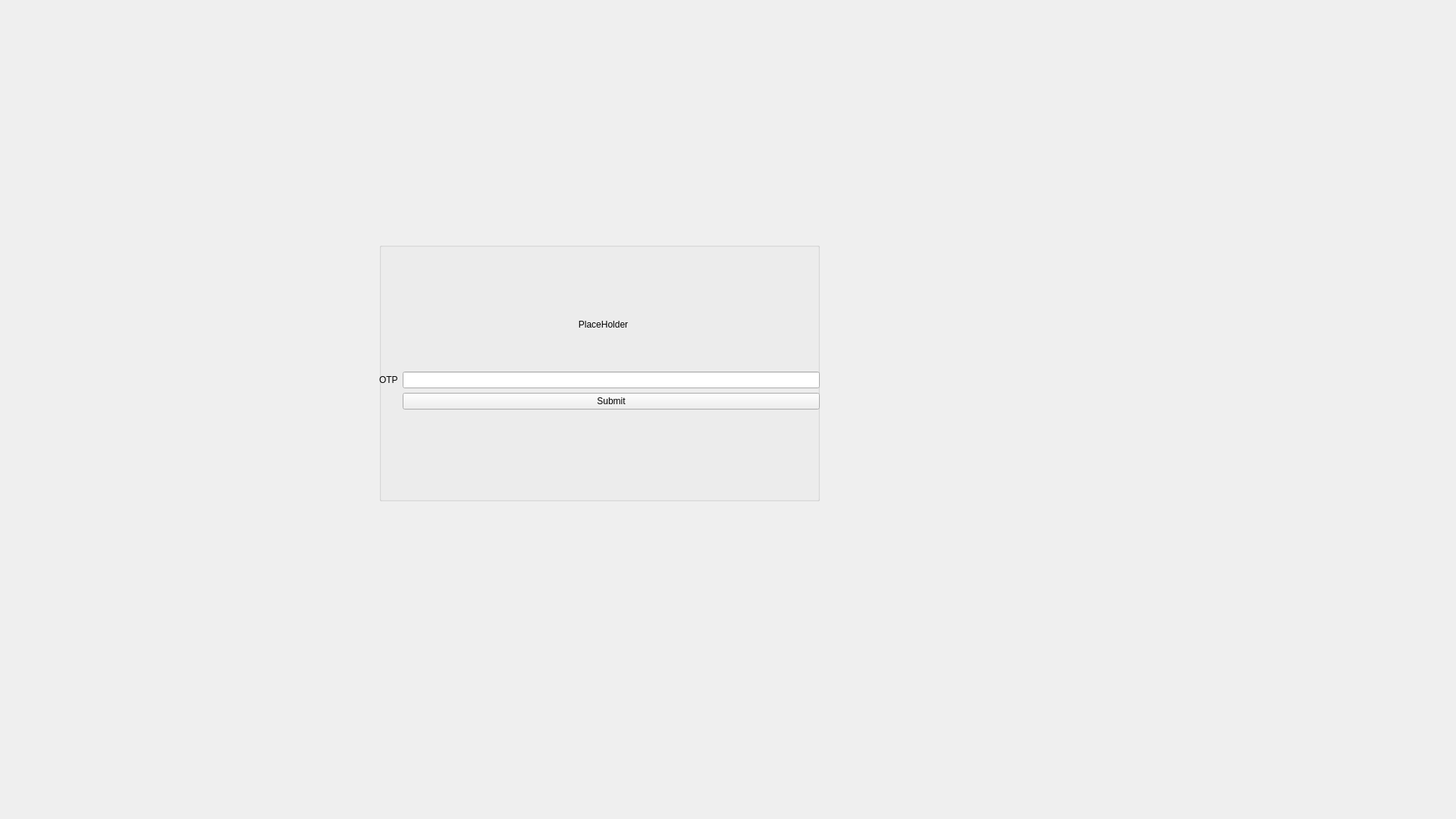
<?xml version="1.0" encoding="UTF-8"?>
<ui version="4.0">
 <class>OTP</class>
 <widget class="QWidget" name="OTP">
  <property name="geometry">
   <rect>
    <x>0</x>
    <y>0</y>
    <width>1920</width>
    <height>1080</height>
   </rect>
  </property>
  <property name="windowTitle">
   <string>Form</string>
  </property>
  <widget class="QGroupBox" name="gb_twofacauth">
   <property name="geometry">
    <rect>
     <x>500</x>
     <y>320</y>
     <width>581</width>
     <height>341</height>
    </rect>
   </property>
   <property name="title">
    <string/>
   </property>
   <widget class="QLabel" name="lb_name">
    <property name="geometry">
     <rect>
      <x>190</x>
      <y>100</y>
      <width>211</width>
      <height>16</height>
     </rect>
    </property>
    <property name="text">
     <string>PlaceHolder</string>
    </property>
    <property name="alignment">
     <set>Qt::AlignCenter</set>
    </property>
   </widget>
   <widget class="QWidget" name="layoutWidget">
    <property name="geometry">
     <rect>
      <x>0</x>
      <y>170</y>
      <width>581</width>
      <height>171</height>
     </rect>
    </property>
    <layout class="QFormLayout" name="formLayout">
     <item row="0" column="0">
      <widget class="QLabel" name="label_4">
       <property name="text">
        <string>OTP</string>
       </property>
      </widget>
     </item>
     <item row="0" column="1">
      <widget class="QLineEdit" name="le_otp"/>
     </item>
     <item row="1" column="1">
      <widget class="QPushButton" name="pb_otp">
       <property name="text">
        <string>Submit</string>
       </property>
      </widget>
     </item>
    </layout>
   </widget>
  </widget>
 </widget>
 <resources/>
 <connections/>
</ui>
